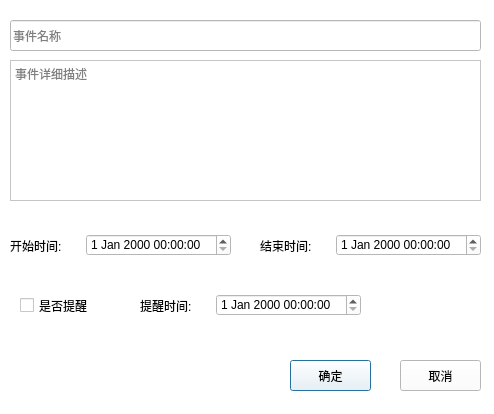
<?xml version="1.0" encoding="UTF-8"?>
<ui version="4.0">
 <class>DataDialog</class>
 <widget class="QDialog" name="DataDialog">
  <property name="geometry">
   <rect>
    <x>0</x>
    <y>0</y>
    <width>494</width>
    <height>414</height>
   </rect>
  </property>
  <property name="windowTitle">
   <string>Dialog</string>
  </property>
  <property name="styleSheet">
   <string notr="true">background-color: rgb(255, 255, 255);
</string>
  </property>
  <widget class="QWidget" name="horizontalLayoutWidget_2">
   <property name="geometry">
    <rect>
     <x>10</x>
     <y>220</y>
     <width>221</width>
     <height>51</height>
    </rect>
   </property>
   <layout class="QHBoxLayout" name="horizontalLayout_2">
    <item>
     <widget class="QLabel" name="label_2">
      <property name="text">
       <string>开始时间:</string>
      </property>
     </widget>
    </item>
    <item>
     <widget class="QDateTimeEdit" name="dateTimeEditSt"/>
    </item>
   </layout>
  </widget>
  <widget class="QWidget" name="horizontalLayoutWidget_4">
   <property name="geometry">
    <rect>
     <x>140</x>
     <y>280</y>
     <width>221</width>
     <height>51</height>
    </rect>
   </property>
   <layout class="QHBoxLayout" name="horizontalLayout_4">
    <item>
     <widget class="QLabel" name="label_4">
      <property name="text">
       <string>提醒时间:</string>
      </property>
     </widget>
    </item>
    <item>
     <widget class="QDateTimeEdit" name="dateTimeEditRt"/>
    </item>
   </layout>
  </widget>
  <widget class="QWidget" name="horizontalLayoutWidget_3">
   <property name="geometry">
    <rect>
     <x>260</x>
     <y>220</y>
     <width>221</width>
     <height>51</height>
    </rect>
   </property>
   <layout class="QHBoxLayout" name="horizontalLayout_3">
    <item>
     <widget class="QLabel" name="label_3">
      <property name="text">
       <string>结束时间:</string>
      </property>
     </widget>
    </item>
    <item>
     <widget class="QDateTimeEdit" name="dateTimeEditEt"/>
    </item>
   </layout>
  </widget>
  <widget class="QCheckBox" name="checkBoxRemind">
   <property name="geometry">
    <rect>
     <x>20</x>
     <y>290</y>
     <width>111</width>
     <height>31</height>
    </rect>
   </property>
   <property name="text">
    <string>是否提醒</string>
   </property>
  </widget>
  <widget class="QPushButton" name="pushBtnConfirm">
   <property name="geometry">
    <rect>
     <x>290</x>
     <y>360</y>
     <width>81</width>
     <height>31</height>
    </rect>
   </property>
   <property name="styleSheet">
    <string notr="true">font: 12pt &quot;微软雅黑&quot;;</string>
   </property>
   <property name="text">
    <string>确定</string>
   </property>
  </widget>
  <widget class="QPushButton" name="pushBtnCancel">
   <property name="geometry">
    <rect>
     <x>400</x>
     <y>360</y>
     <width>81</width>
     <height>31</height>
    </rect>
   </property>
   <property name="styleSheet">
    <string notr="true">font: 12pt &quot;微软雅黑&quot;;</string>
   </property>
   <property name="text">
    <string>取消</string>
   </property>
  </widget>
  <widget class="QLineEdit" name="lineEditName">
   <property name="geometry">
    <rect>
     <x>10</x>
     <y>20</y>
     <width>471</width>
     <height>31</height>
    </rect>
   </property>
   <property name="placeholderText">
    <string>事件名称</string>
   </property>
  </widget>
  <widget class="QTextEdit" name="textEdit">
   <property name="geometry">
    <rect>
     <x>10</x>
     <y>60</y>
     <width>471</width>
     <height>141</height>
    </rect>
   </property>
   <property name="placeholderText">
    <string>事件详细描述</string>
   </property>
  </widget>
 </widget>
 <resources/>
 <connections/>
</ui>
